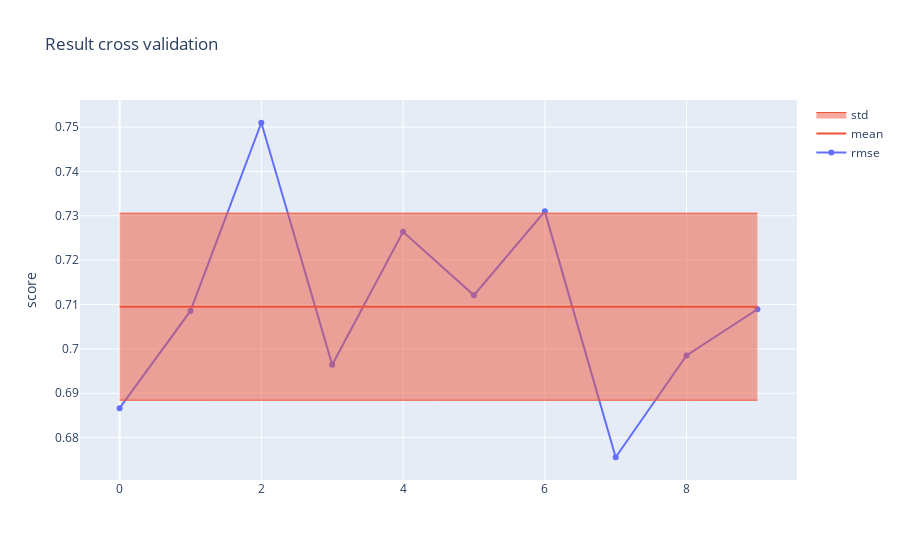

Notebook cell for this chart:
### Code cell
# run model with best params
exp.run(config={'model': best_params, **config}, use_cache=True)

### Figure 1 — Plotly figure (JSON) as saved in the notebook; plotly's stock layout.template omitted (floating-point values rounded to 4 significant figures)
{"data": [{"name": "rmse", "type": "scatter", "y": [0.6866, 0.7086, 0.751, 0.6964, 0.7264, 0.7121, 0.731, 0.6756, 0.6985, 0.7089]}, {"marker": {"color": "#EF553B"}, "mode": "lines", "name": "mean", "type": "scatter", "y": [0.7095, 0.7095, 0.7095, 0.7095, 0.7095, 0.7095, 0.7095, 0.7095, 0.7095, 0.7095]}, {"line": {"width": 1}, "marker": {"color": "#EF553B"}, "mode": "lines", "showlegend": false, "type": "scatter", "y": [0.7306, 0.7306, 0.7306, 0.7306, 0.7306, 0.7306, 0.7306, 0.7306, 0.7306, 0.7306]}, {"fill": "tonexty", "line": {"width": 1}, "marker": {"color": "#EF553B"}, "mode": "lines", "name": "std", "type": "scatter", "y": [0.6884, 0.6884, 0.6884, 0.6884, 0.6884, 0.6884, 0.6884, 0.6884, 0.6884, 0.6884]}], "layout": {"title": {"text": "Result cross validation"}, "yaxis": {"title": {"text": "score"}}}}
